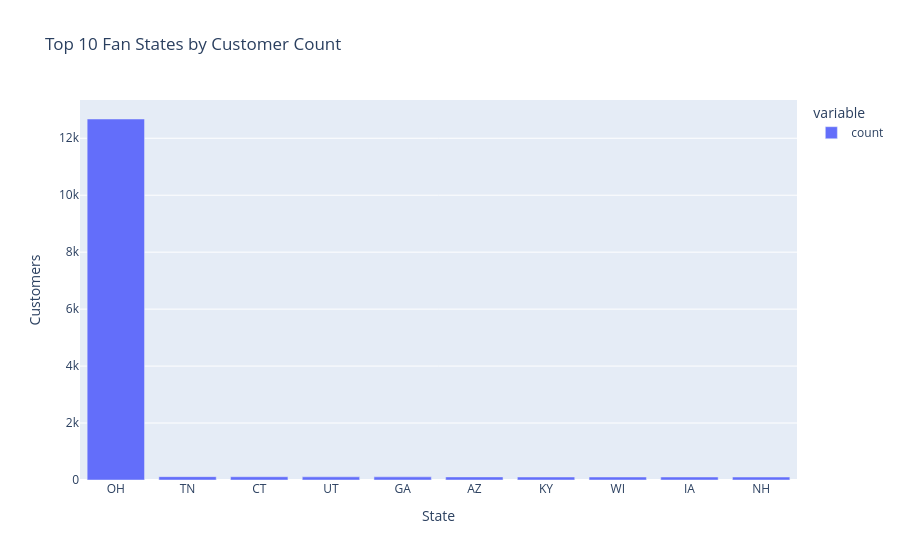

Notebook source saved alongside this figure:
### Code cell
top_states = customers['State'].value_counts().head(10)
fig = px.bar(top_states, title='Top 10 Fan States by Customer Count',
             labels={'value': 'Customers', 'index': 'State'})
fig.show()

### Figure 1 — Plotly figure (JSON) as saved in the notebook; plotly's stock layout.template omitted (floating-point values rounded to 4 significant figures)
{"data": [{"hovertemplate": "variable=count<br>State=%{x}<br>Customers=%{y}<extra></extra>", "legendgroup": "count", "marker": {"color": "#636efa", "pattern": {"shape": ""}}, "name": "count", "orientation": "v", "showlegend": true, "textposition": "auto", "type": "bar", "x": ["OH", "TN", "CT", "UT", "GA", "AZ", "KY", "WI", "IA", "NH"], "xaxis": "x", "y": [12676, 117, 114, 111, 110, 108, 105, 105, 105, 104], "yaxis": "y"}], "layout": {"barmode": "relative", "legend": {"title": {"text": "variable"}, "tracegroupgap": 0}, "title": {"text": "Top 10 Fan States by Customer Count"}, "xaxis": {"anchor": "y", "domain": [0.0, 1.0], "title": {"text": "State"}}, "yaxis": {"anchor": "x", "domain": [0.0, 1.0], "title": {"text": "Customers"}}}}
